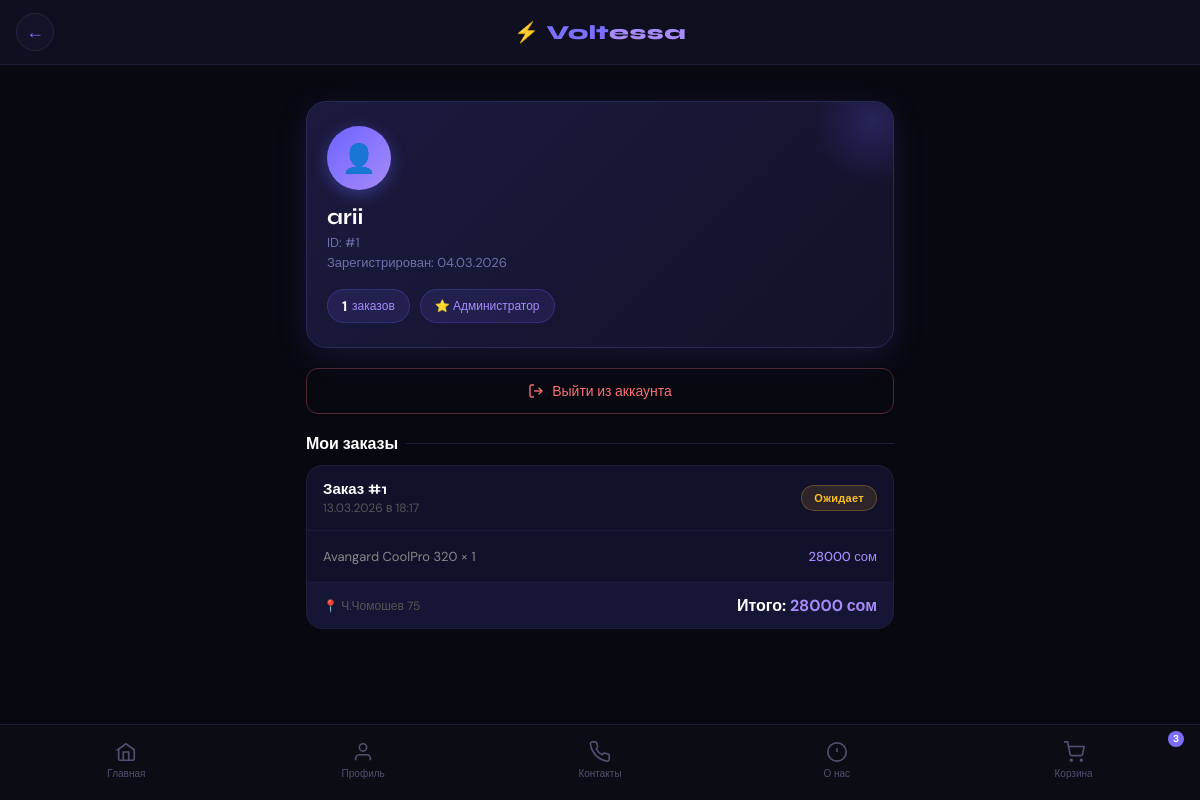
The page /profile/ (signed in) on the database as committed earlier.
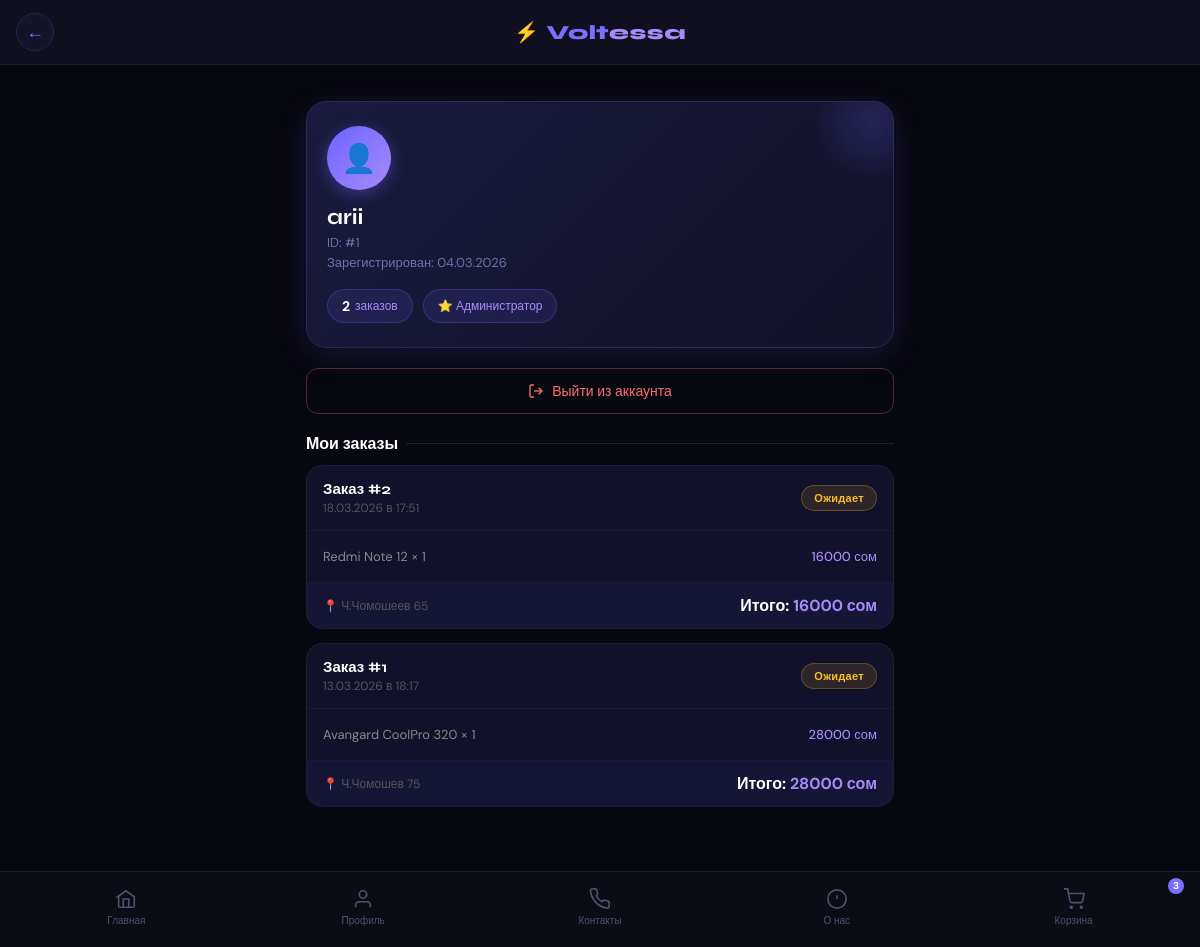
The same page on the database as committed later.
### orders/models.py (models this page shows, shortened)
class Order(models.Model):
    STATUS_CHOICES = [
        ('pending', 'Ожидает'),
        ('processing', 'В обработке'),
        ('done', 'Выполнен'),
        ('cancelled', 'Отменён'),
    ]
    user = models.ForeignKey(User, on_delete=models.CASCADE)
    created_at = models.DateTimeField(auto_now_add=True)
    total = models.DecimalField(max_digits=10, decimal_places=2, default=0)
    address = models.TextField(verbose_name="Адрес доставки")
    status = models.CharField(max_length=20, choices=STATUS_CHOICES, default='pending')

class OrderItem(models.Model):
    order = models.ForeignKey(Order, on_delete=models.CASCADE, related_name='items')
    product = models.ForeignKey(Product, on_delete=models.CASCADE)
    quantity = models.PositiveIntegerField(default=1)
    price = models.DecimalField(max_digits=10, decimal_places=2)

### products/models.py (models this page shows, shortened)
class Product(models.Model):
    name = models.CharField(max_length=200)
    slug = models.SlugField(unique=True)
    description = models.TextField()
    price = models.DecimalField(max_digits=10, decimal_places=2)
    discount_price = models.DecimalField(max_digits=10, decimal_places=2, null=True, blank=True)
    stock = models.PositiveIntegerField()
    category = models.ForeignKey(Category, on_delete=models.CASCADE)
    brand = models.ForeignKey(Brand, on_delete=models.CASCADE)
    image = models.ImageField(upload_to="products/")
    views_count = models.PositiveIntegerField(default=0)
    created_at = models.DateTimeField(auto_now_add=True)
    model_name = models.CharField(max_length=100, blank=True, verbose_name="Модель")
    power = models.CharField(max_length=50, blank=True, verbose_name="Мощность (Вт)")
    volume = models.CharField(max_length=50, blank=True, verbose_name="Объём (л)")
    warranty = models.CharField(max_length=50, blank=True, verbose_name="Гарантия")
    rating = models.FloatField(default=0.0, verbose_name="Рейтинг")

### core/views.py (the view)
# urls.py: path('profile/', views.profile, name='profile'),
@login_required
def profile(request):
    orders = Order.objects.filter(user=request.user).order_by('-created_at')
    return render(request, 'profile.html', {'orders': orders})

### core/context_processors.py (called while the page is built)
def cart_count(request):
    if request.user.is_authenticated:
        try:
            cart = Cart.objects.get(user=request.user)
            count = cart.items.count()
        except Cart.DoesNotExist:
            count = 0
    else:
        count = 0
    return {'cart_count': count}

### core/templates/profile.html (shortened to what this page needs)
{% extends 'base.html' %}
{% block content %}
<div class="profile-page">
  <div class="profile-card">
    <div class="profile-avatar">👤</div>
    <div class="profile-name">{{ user.username }}</div>
    <div class="profile-meta">ID: #{{ user.id }}</div>
    <div class="profile-meta">Зарегистрирован: {{ user.date_joined|date:"d.m.Y" }}</div>
    <div class="profile-stats">
      <div class="stat-pill"><b>{{ orders.count }}</b> заказов</div>
      {% if user.is_staff %}<div class="stat-pill">⭐ Администратор</div>{% endif %}
    </div>
  </div>
  <a href="{% url 'logout' %}" class="logout-btn">
    <svg width="16" height="16" viewBox="0 0 24 24" fill="none" stroke="currentColor" stroke-width="2"><path d="M9 21H5a2 2 0 0 1-2-2V5a2 2 0 0 1 2-2h4"/><polyline points="16,17 21,12 16,7"/><line x1="21" y1="12" x2="9" y2="12"/></svg>
    Выйти из аккаунта
  </a>
  <div class="section-title">Мои заказы</div>
  {% for order in orders %}
  <div class="order-card">
    <div class="order-header">
      <div>
        <div class="order-num">Заказ #{{ order.id }}</div>
        <div class="order-date">{{ order.created_at|date:"d.m.Y в H:i" }}</div>
      </div>
      <span class="status-badge status-{{ order.status }}">{{ order.get_status_display }}</span>
    </div>
    <div class="order-items">
      {% for item in order.items.all %}
      <div class="order-item-row">
        <span>{{ item.product.name }} × {{ item.quantity }}</span>
        <span>{{ item.price|floatformat:0 }} сом</span>
      </div>
      {% endfor %}
    </div>
    <div class="order-footer">
      <div class="order-address">📍 {{ order.address|truncatechars:40 }}</div>
      <div class="order-total">Итого: <span>{{ order.total|floatformat:0 }} сом</span></div>
    </div>
  </div>
  {% empty %}
  <div class="empty-state">
    <div style="font-size:48px; margin-bottom:12px;">📦</div>
    <p style="color:#666; margin-bottom:12px;">Заказов пока нет</p>
    <a href="{% url 'home' %}">Перейти к товарам →</a>
  </div>
  {% endfor %}
</div>
{% endblock %}

Rows that differ between the two databases and show on the page:
added Order: id "2", created_at "18.03.2026 в 17:51", status "Ожидает", address "Ч.Чомошеев 65", total "16000"
added OrderItem: product.name "Redmi Note 12", quantity "1", price "16000", shown under "2"
Other text that changed with them:
{{ orders.count }}: "1" → "2"
